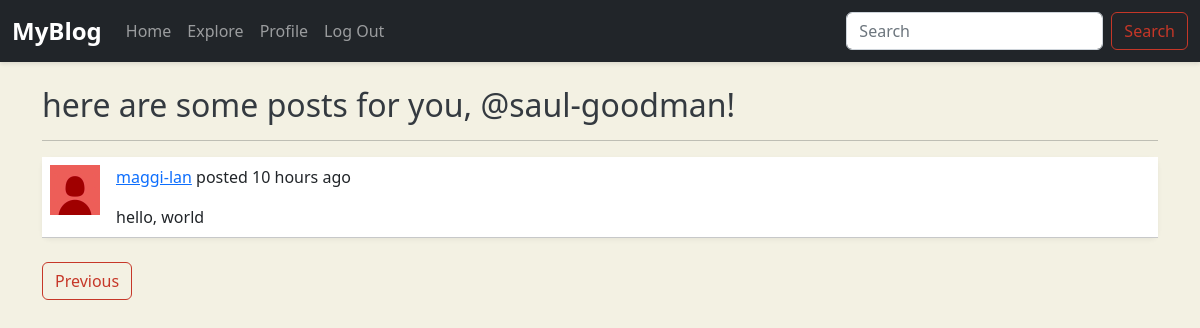
The app's page /explore?page=2 (signed in) with its own data.
### tables this page shows
CREATE TABLE posts (
id INTEGER PRIMARY KEY AUTOINCREMENT,
user_id INTEGER NOT NULL,
content TEXT NOT NULL,
post_time TIMESTAMP DEFAULT CURRENT_TIMESTAMP,
FOREIGN KEY (user_id) REFERENCES users(id) ON DELETE CASCADE);

CREATE TABLE users (
id INTEGER PRIMARY KEY AUTOINCREMENT,
username TEXT UNIQUE NOT NULL,
hash TEXT NOT NULL,
name TEXT,
bio TEXT,
pfp TEXT);

### app.py (the view)
@app.route("/explore")
@login_required
def explore():
    cursor = get_db().cursor()
    page = int(request.args.get("page", 1))
    per_page = 5
    offset = (page - 1) * per_page
    cursor.execute("SELECT posts.id, username, content, post_time, users.pfp FROM posts JOIN users ON users.id = user_id ORDER BY post_time DESC LIMIT ? OFFSET ?", (per_page, offset))
    posts = cursor.fetchall()
    for i in range(len(posts)):
        posts[i] = dict(posts[i])
        post = posts[i]
        post["post_time"] = time_ago(post["post_time"])
    cursor.execute("SELECT COUNT(*) FROM posts")
    total_posts = cursor.fetchone()[0]
    total_pages = (total_posts + per_page - 1) // per_page
    print(total_pages)
    return render_template("explore.html", posts=posts, page=page, total_pages=total_pages)

### app.py (called while the page is built)
@app.teardown_appcontext # this will automatically close the db connection after each request
def close_connection(exception):
    db = g.pop('db', None)
    if db is not None:
        db.close()

### helper.py (called while the page is built)
def get_db():
    if 'db' not in g:  # 'g' is a temporary storage object
        g.db = connect("blog.db") # 'db' is an attribute in which we are going to store the connection
        g.db.row_factory = Row  #rows will be a list while row will be an object
    return g.db

def login_required(main): # decorator function
    @wraps(main) # helps in importing some meta data to the inner function --> no use, it just makes stuff easier for the intepreter
    def inner(*args, **kwargs):  # args and kwargs already represent the arguements the main arguement recieves
        if not session.get("user_id"):
            return redirect("/login")
        return main(*args, **kwargs)
    return inner

def time_ago(post_time):
    post_time = datetime.strptime(post_time, "%Y-%m-%d %H:%M:%S").replace(tzinfo=timezone.utc)
    now = datetime.now(timezone.utc)
    seconds = int((now - post_time).total_seconds())
    if seconds < 60:
        return f"{seconds} seconds" if (seconds != 1) else f"{seconds} second"
    elif seconds < 60*60:
        minutes =  seconds // 60
        return f"{minutes} minutes" if (minutes > 1) else f"{minutes} minute"
    elif seconds < 60*60*24:
        hours = seconds // (60 * 60)
        return f"{hours} hours" if (hours > 1) else f"{hours} hour"
    else:
        days = seconds // (60*60*24)
        return f"{days} days" if (days > 1) else f"{days} day"

### templates/explore.html (shortened to what this page needs)
{% extends "layout.html" %}
{% block body %}
    <div class="container py-4">
        <h2>here are some posts for you, @{{ session.username }}!</h2>
        <hr>
        {% set path = '/explore' %}
        {% include 'posts.html' %}
    </div>
{% endblock %}

### templates/posts.html (shortened to what this page needs)
<table class="table table-hover" id="posts" valign="top">
    {% for post in posts %}
        <tr>
            <td style="width: 60px;">
                <img src="{{ post.pfp }}" style="width: 50px; height: 50px;">
            </td>
            <td>
                <p>
                    <a href="/profile/{{ post.username }}">{{ post.username }}</a>
                    posted {{ post.post_time }} ago
                </p>
                {{ post.content }}
            </td>
            <td style="width: 1%; white-space: nowrap;">
            </td>
        </tr>
    {% endfor %}
</table>
<div class="d-flex justify-content-between my-4">
    {% if page > 1 %}
        <a class="btn btn-outline-success" href="{{ path }}?page={{ page - 1 }}#posts">Previous</a>
    {% else %}
        <span></span>
    {% endif %}
</div>

### static/styles.css (style rules this page uses)
body { background-color: #f3f1e3; font-family: 'Segoe UI', Tahoma, Geneva, Verdana, sans-serif; }
h1, h2, h3 { color: #343a40; }
#posts tr { background-color: #ffffff; border-radius: 8px; box-shadow: 0 2px 5px rgba(0,0,0,0.05); margin-bottom: 1rem; padding: 1rem; border: #21252940; transition: background-color 0.2s ease; border-color: #21252940; }
.btn-outline-success { transition: background-color 0.2s ease, color 0.2s ease; --bs-btn-color: #c63728; --bs-btn-border-color: #c63728; --bs-btn-hover-color: #fff; --bs-btn-hover-bg: #c63728; --bs-btn-hover-border-color: #c63728; -bs-btn-active-color: #fff; --bs-btn-active-bg: #c63728; --bs-btn-active-border-color: #c63728; }
.d-flex.justify-content-between { gap: 1rem; }
#posts td { vertical-align: top; }

### records on screen
posts: pfp (picture), username "maggi-lan", post_time "10 hours", content "hello, world"

### other values on screen
{{ session.username }} "saul-goodman"
